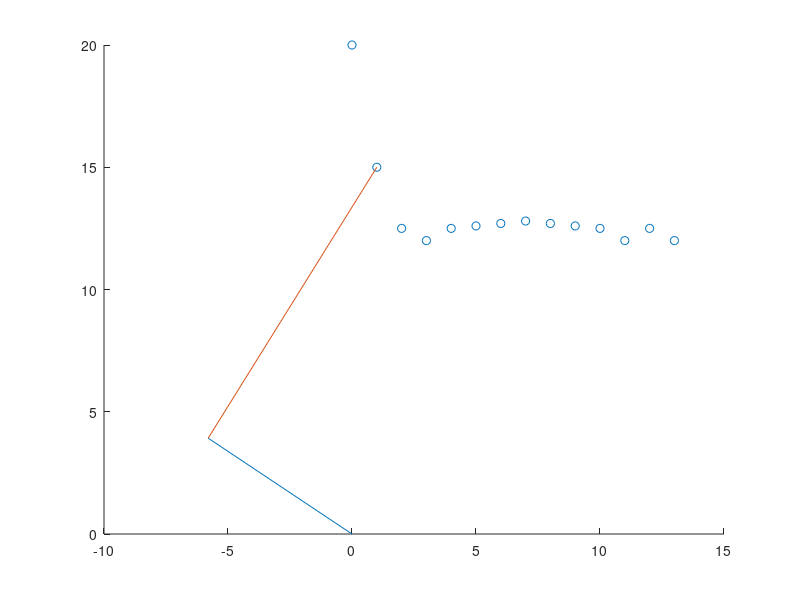

Reproduce this figure in MATLAB.
clc , clear

% length of arms
l1 = 7;
l2 = 13;

% Path
X = [0 1 2 3 4 5 6 7 8 9 10 11 12 13];
Y = [20 15 12.5 12 12.5 12.6 12.7 12.8 12.7 12.6 12.5 12 12.5 12];

% Path Plot
scatter(X,Y)

% End-Effector Position
x = 1;
y = 15;

% Inverse Kinematics
l3 = ((x^2) + (y^2));

theta2 = pi - acos(((l3) - (l1^2) - (l2^2)) / (l1*l2*(-2)));
theta1 = atan(x/y) - atan((l2*sin(theta2))/(l1 + l2*cos(theta2)));

theta1 = rad2deg(theta1);
theta2 = rad2deg(theta2);
x0 = 0;
y0 = 0;
x1 = x0 + l1*cosd(theta1);
y1 = y0 + l1*sind(theta1);
x2 = x1 + l2*cosd(theta2+theta1);
y2 = y1 + l2*sind(theta2+theta1);

hold on
plot([y0 y1],[x0 x1])
plot([y1 y2],[x1 x2])
hold off
